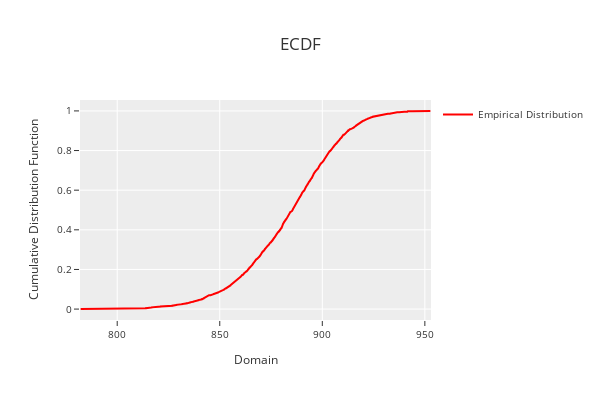

The cell this chart's notebook holds for it:
### Code cell
phitter.plot_ecdf()

### Figure 1 — Plotly figure (JSON) as saved in the notebook; plotly's stock layout.template omitted (floating-point values rounded to 4 significant figures; data arrays with more than 128 entries replaced by an {"elided": "..."} marker saying what was removed)
{"data": [{"line": {"color": "rgba(255,0,0,1)", "width": 2}, "mode": "lines", "name": "Empirical Distribution", "showlegend": true, "type": "scatter", "x": {"elided": "4314 float values"}, "y": {"elided": "4315 float values"}}], "layout": {"height": 400, "legend": {"font": {"size": 10}, "orientation": "v", "title": {"font": {"size": 10}}, "xanchor": "left", "y": 1, "yanchor": "auto"}, "title": {"text": "ECDF"}, "width": 600, "xaxis": {"range": [781.9, 953.0], "tickfont": {"size": 10}, "title": {"font": {"size": 12}, "text": "Domain"}}, "yaxis": {"tickfont": {"size": 10}, "title": {"font": {"size": 12}, "text": "Cumulative Distribution Function"}}}}
